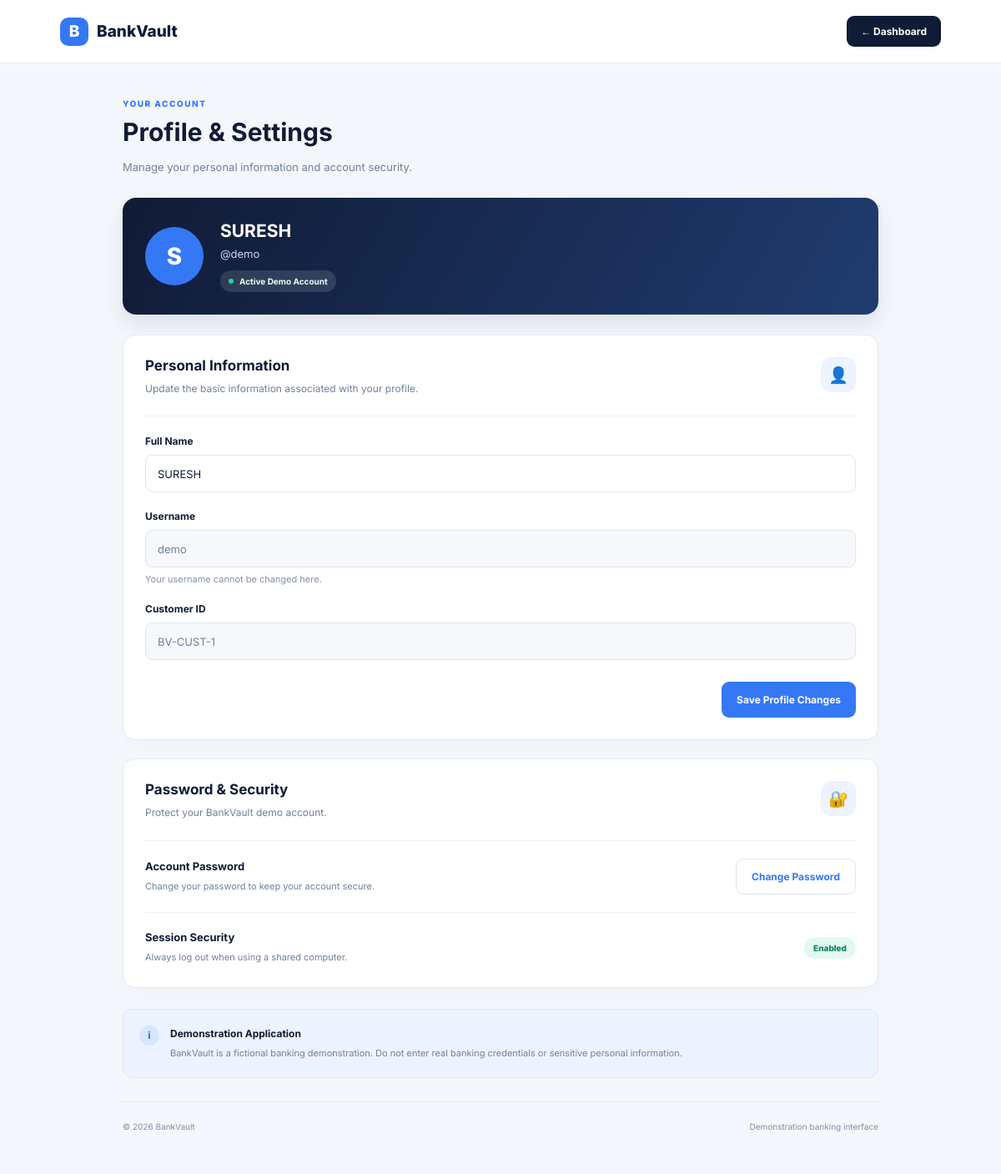
Screenshot of /profile (signed in) with the database file from the repository.
### tables this page shows
CREATE TABLE users (
            id INTEGER PRIMARY KEY AUTOINCREMENT,
            username TEXT UNIQUE NOT NULL,
            password_hash TEXT NOT NULL,
            full_name TEXT NOT NULL
        );

### app.py (the view, shortened to what this page needs)
@app.route("/profile", methods=["GET", "POST"])
@login_required
def profile():
    user_id = session["user_id"]
    connection = get_db_connection()
    try:
        user = connection.execute(
            """
            SELECT id, username, full_name
            FROM users
            WHERE id = ?
            """,
            (user_id,)
        ).fetchone()
        if user is None:
            session.clear()
            flash("Please log in again.", "error")
            return redirect(url_for("login"))
        return render_template("profile.html", user=user)
    finally:
        connection.close()

### app.py (called while the page is built)
def get_db_connection():
    connection = sqlite3.connect(DATABASE)
    connection.row_factory = sqlite3.Row
    return connection

def login_required(view_function):
    @wraps(view_function)
    def wrapped_view(*args, **kwargs):
        if "user_id" not in session:
            flash("Please log in to access your dashboard.", "error")
            return redirect(url_for("login"))
        return view_function(*args, **kwargs)
    return wrapped_view

### templates/profile.html (shortened to what this page needs)
<!DOCTYPE html>
<html lang="en">
<head>
    <link rel="stylesheet"
          href="{{ url_for('static', filename='profile.css') }}">
</head>
<body>
    <header class="profile-header">
        <a href="{{ url_for('dashboard') }}" class="brand">
            <span class="brand-icon">B</span>
            <span>BankVault</span>
        </a>
        <a href="{{ url_for('dashboard') }}" class="back-button">
            ← Dashboard
        </a>
    </header>
    <main class="profile-container">
        <section class="page-heading">
            <p class="eyebrow">YOUR ACCOUNT</p>
            <h1>Profile & Settings</h1>
            <p class="subtitle">
                Manage your personal information and account security.
            </p>
        </section>
        <section class="profile-summary">
            <div class="avatar">
                {{ (user.full_name or user.username)[0] | upper }}
            </div>
            <div class="profile-summary-info">
                <h2>{{ user.full_name }}</h2>
                <p>@{{ user.username }}</p>
                <span class="account-status">
                    <span class="status-dot"></span>
                    Active Demo Account
                </span>
            </div>
        </section>
        <section class="settings-card">
            <div class="card-heading">
                <div>
                    <h2>Personal Information</h2>
                    <p>
                        Update the basic information associated with your profile.
                    </p>
                </div>
                <span class="card-icon">👤</span>
            </div>
            <form method="POST"
                  action="{{ url_for('profile') }}"
                  class="profile-form">
                <div class="form-group">
                    <label for="full_name">Full Name</label>
                    <input
                        type="text"
                        id="full_name"
                        name="full_name"
                        value="{{ user.full_name }}"
                        maxlength="100"
                        required>
                </div>
                <div class="form-group">
                    <label for="username">Username</label>
                    <input
                        type="text"
                        id="username"
                        value="{{ user.username }}"
                        readonly>
                    <small>
                        Your username cannot be changed here.
                    </small>
                </div>
                <div class="form-group">
                    <label for="customer_id">Customer ID</label>
                    <input
                        type="text"
                        id="customer_id"
                        value="BV-CUST-{{ user.id }}"
                        readonly>
                </div>
                <div class="form-actions">
                    <button type="submit" class="primary-button">
                        Save Profile Changes
                    </button>
                </div>
            </form>
        </section>
        <section class="settings-card">
            <div class="card-heading">
                <div>
                    <h2>Password & Security</h2>
                    <p>
                        Protect your BankVault demo account.
                    </p>
                </div>
                <span class="card-icon">🔐</span>
            </div>
            <div class="security-row">
                <div>
                    <strong>Account Password</strong>
                    <p>
                        Change your password to keep your account secure.
                    </p>
                </div>
                <a href="{{ url_for('change_password') }}"
   class="secondary-button">
    Change Password
</a>
            </div>
            <div class="security-row">
                <div>
                    <strong>Session Security</strong>
                    <p>
                        Always log out when using a shared computer.
                    </p>
                </div>
                <span class="security-label">
                    Enabled
                </span>
            </div>
        </section>
        <section class="information-panel">
            <span class="information-icon">i</span>
            <div>
                <h3>Demonstration Application</h3>
                <p>
                    BankVault is a fictional banking demonstration.
                    Do not enter real banking credentials or sensitive
                    personal information.
                </p>
            </div>
        </section>
        <footer class="profile-footer">
            <span>© 2026 BankVault</span>
            <span>Demonstration banking interface</span>
        </footer>
    </main>
</body>
</html>

### rows the page displays
users: full_name "S", full_name "SURESH", username "demo", id "BV-CUST-1"
